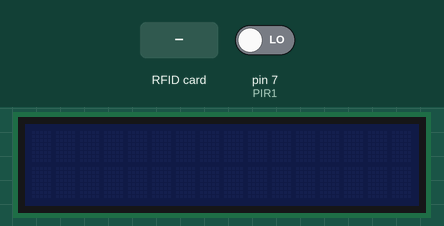
Recording of a sketch running on a simulated Arduino Uno, built with avr-gcc and run on an emulated ATmega328P. On the bench: 16×2 character LCD. The test bench sets the inputs (shaded band); at power-on: pin 7 (PIR1) LOW. What the sketch prints to the serial monitor is not drawn.

Above: at 6.3 s.
6.4 s: RFID card 43 69 B5 63 held to the reader
At 8.2 s:
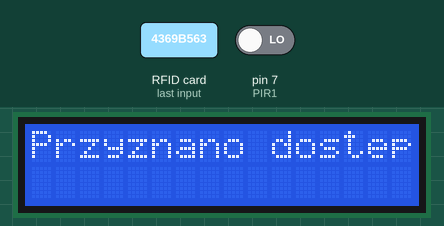
At 9.2 s:
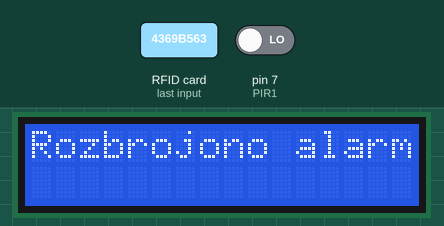
9.4 s: RFID card 4D B6 2C 83 held to the reader
At 18.2 s:
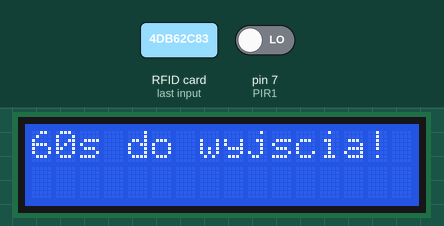
Timing chart, 0 to 19.7 s (numbered marks = the images above; inputs shaded):
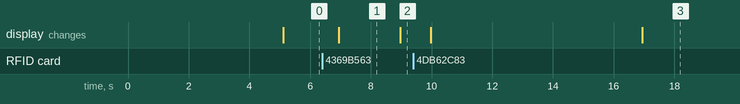

The sketch:

Alarm_RFID.ino
```cpp
#include <SPI.h>
#include <MFRC522.h>
#include <SoftwareSerial.h>
#include <Wire.h>
#include <LiquidCrystal_I2C.h>


#define PIR1  7     //pin out sr04
#define gsmTx 2     //gsm TX pin
#define gsmRx 3     //gsm RX pin
#define SS_PIN 10  //RFID SlaveSelect pin
#define RST_PIN 9   //RFID reset pin
#define LCD_ADRESS 0x27 //Adres konwertera lcd i2c
MFRC522 rfid(SS_PIN, RST_PIN);   //inicjalizacja RFID


boolean alarm_uzbrojony = true;
boolean pierwsze_wyzwolenie = true;
boolean wywolano_alarm = true;
boolean flaga_alarmu = false;
boolean flaga_przelaczenia = false;
int timer_rozbrojenia, timer_alarmu;
int timer_wyjscia;
int timer_przelaczenia;
//////////////////////////////////////////////GSM//////////////////////////////////
char odczyt[200];
SoftwareSerial gsm(gsmTx, gsmRx);
String telefon = "";
String telefon2 = "";
int flaga_sms = 0;

//////////////////////////////////////LCD/////////////////////////////////////

LiquidCrystal_I2C lcd(LCD_ADRESS, 2,  1,  0,  4,  5,  6,  7,  3, POSITIVE);
String nowy_kod_ekran;
String pin_ekran;
String kod_ekran;

//////////////////////////////////RFID//////////////////////////////////
String klucz1 ="";
String klucz2 = "";
String klucz3 = "";
boolean dostep = false;


void setup() {
 delay(5000); //czas na zalogowanie gsm
  pinyPIR();

  lcd.begin(16, 2);
  lcd.noBacklight();
//  gsm.begin(9600);
//  delay(200);
//  gsmCommand("AT+CMGF=1");
//  delay(100);
//  gsmCommand("AT+CSCS=\"GSM\"");
//  delay(100);
//  gsmSMS(telefon, "Inicjalizacja alarmu");
//  delay(5000);
//  gsmSMS(telefon2, "Inicjalizacja alarmu");
  Serial.begin(9600);

  SPI.begin();
  rfid.PCD_Init();


}

void loop() {

while(alarm_uzbrojony){

//  odczytanie();
//
//Serial.println(odczyt);
//  if (strstr(odczyt, "+CMTI: \"SM\",1") && flaga_sms == 0) {
//    gsm.println("AT+CMGR=1");
//    flaga_sms = 1;
//  }
//  else if (strstr(odczyt, "+CMTI: \"SM\"") && flaga_sms == 0){
//     gsm.println("AT+CMGDA=\"DEL ALL\"");
//  }
//
//
//  if ((strstr(odczyt, "600013973") || strstr(odczyt, "504117487")) && strstr(odczyt, "Off") && flaga_sms == 1) {
//    dostep = true;
//    delay(100);
//    flaga_sms = 2;
//  }
//
//
//  if (  ((!strstr(odczyt, "600013973") || !strstr(odczyt, "504117487"))  || ((strstr(odczyt, "600013973") || !strstr(odczyt, "504117487")) && !strstr(odczyt, "Off"))) && (!strstr(odczyt, "AT+CMGR=1")) && (!strstr(odczyt, "+CMTI: \"SM\",1"))  && flaga_sms == 1) {
//    gsm.println("AT+CMGDA=\"DEL ALL\"");
//    flaga_sms = 0;
//   // delay(10);
//  }
//
//  if (flaga_sms == 2) {
//    gsm.println("AT+CMGDA=\"DEL ALL\"");
//    gsm.flush();
//    flaga_sms = 0;
//    delay(100);
//    gsmSMS(telefon, "Alarm rozbrojony zdalnie");
//    delay(5000);
//    gsmSMS(telefon2, "Alarm rozbrojony zdalnie");
//  }
//
//
//


  if(dostep){
    alarm_uzbrojony = false;
    pierwsze_wyzwolenie = true;
    wywolano_alarm = true;
    flaga_alarmu = false;
    timer_przelaczenia = millis();
    lcd.backlight();
    lcd.clear();
    dostep = false;
    lcd.print("Przyznano dostep");
    delay(2000);
    lcd.clear();
    lcd.print("Rozbrojono alarm!");
    delay(1000);
    lcd.noBacklight();
    }


  if(alarm_uzbrojony && odczytPIR(PIR1)){
  while(pierwsze_wyzwolenie){
      timer_rozbrojenia = millis();
        pierwsze_wyzwolenie = false;
        flaga_alarmu = true;
        lcd.backlight();
        Serial.println("Wykryto ruch!");
  }
}

    timer_alarmu = (10 - ((millis() - timer_rozbrojenia) / 1000));
    if (timer_alarmu > 500) timer_alarmu = 0;


    if (timer_alarmu == 0 && flaga_alarmu) {
      while (wywolano_alarm) {
//        gsmSMS (telefon, "Wywolano alarm!!");
//        delay(5000);
//        gsmSMS (telefon2, "Wywolano alarm!!");
        wywolano_alarm = false;
        lcd.print("Wywolano alarm!");
        //digitalWrite(BRZECZYk,HIGH)
      }
    }


  if(!rfid.PICC_IsNewCardPresent()){
    break;
  }
  if(!rfid.PICC_ReadCardSerial()){
    break;
  }
    dostep = sprawdzRFID();


}


if(10-((millis()-timer_przelaczenia)/1000) == 0){
  flaga_przelaczenia = true;
}


while(!alarm_uzbrojony && flaga_przelaczenia){

//    odczytanie();
//  if (strstr(odczyt, "+CMTI: \"SM\",1") && flaga_sms == 0) {
//    gsm.println("AT+CMGR=1");
//    flaga_sms = 1;
//
//  }
//  else if (strstr(odczyt, "+CMTI: \"SM\"") && flaga_sms == 0){
//     gsm.println("AT+CMGDA=\"DEL ALL\"");
//
//  }
//
//
//  if ((strstr(odczyt, "600013973") || strstr(odczyt, "504117487")) && strstr(odczyt, "On") && flaga_sms == 1) {
//
//      dostep = true;
//      delay(100);
//      flaga_sms = 2;
//  }
//
//  delay(5);
//  if (  ((!strstr(odczyt, "600013973") || !strstr(odczyt, "504117487"))  || ((strstr(odczyt, "600013973`") || !strstr(odczyt, "504117487")) && !strstr(odczyt, "On"))) && (!strstr(odczyt, "AT+CMGR=1")) && (!strstr(odczyt, "+CMTI: \"SM\",1"))  && flaga_sms == 1) {
//     gsm.println("AT+CMGDA=\"DEL ALL\"");
//    flaga_sms = 0;
//
//  }
//
//  if (flaga_sms == 2) {
//    gsm.println("AT+CMGDA=\"DEL ALL\"");
//    gsm.flush();
//    flaga_sms = 0;
//    delay(100);
//    gsmSMS(telefon, "Alarm uzbrojony zdalnie");
//    delay(5000);
//    gsmSMS(telefon2, "Alarm uzbrojony zdalnie");
//
//  }

Serial.println(dostep);
  if(dostep){
    lcd.clear();
    dostep = false;
    lcd.backlight();
    lcd.print("60s do wyjscia!");
    timer_wyjscia = millis();
  }

  if( 10 -((millis() - timer_wyjscia)/1000) == 0){
    alarm_uzbrojony = true;
    flaga_przelaczenia = false;
    lcd.clear();
    lcd.noBacklight();

  }


    if(!rfid.PICC_IsNewCardPresent()){
    break;
  }
  if(!rfid.PICC_ReadCardSerial()){
    break;
  }
  dostep = sprawdzRFID();
}


}
```

Czujki.ino
```cpp
void pinyPIR(){
  pinMode(PIR1, INPUT);
}


boolean odczytPIR(int PIR_pin){

if(digitalRead(PIR_pin)){
  return true;
  }
  else
    return false;
}
```

GSM.ino
```cpp
void gsmCommand (String cmd)
{
  gsm.print(cmd);
  gsm.print((char)13);
}

void gsmSMS (String phone, String msg)
{
  gsm.flush();
  delay(100);
  gsmCommand("AT+CMGS=\"" + phone + "\"");
  delay(100);
  gsm.print(msg);
  delay(100);
  gsm.print((char)26);
}


void odczytanie()
{
memset(odczyt, 0, sizeof(odczyt));
//  if (gsm.available()) {
//    memset(odczyt, 0, sizeof(odczyt));
//      for(int i=0;i<100;i++){
//        if(gsm.available()){
//      odczyt[i] = gsm.read();
//      delay(5);
//    }
//
//    }
    int i = 0;
    while (gsm.available()) {
      odczyt[i] = gsm.read();
      i++;
     delay(4);
    }

  }
```

RFID.ino
```cpp
boolean sprawdzRFID(){


  String klucz1 ="43 69 b5 63";
  String klucz2 ="4d b6 2c 83";
  String klucz3 ="51 1d 01 89";
  String klucz4 ="d3 e6 be 1c";
  byte litera;
  String klucz;


  for(byte i=0; i<rfid.uid.size; i++){
    klucz.concat(String(rfid.uid.uidByte[i] < 0x10 ? " 0" : " "));
    klucz.concat(String(rfid.uid.uidByte[i], HEX));
  }
  delay(500);
  Serial.println(klucz);
  if(klucz.substring(1) == klucz1 || klucz.substring(1) == klucz2 || klucz.substring(1) == klucz3 || klucz.substring(1) == klucz3){
    return true;
    Serial.println("Prawidlowy klucz");
  }else{
    return false;

    Serial.println("Nie prawidlowy klucz");
  }
}
```

Measured:
- after the input at 6.4 s, the display: changes after 0.54 s (image 1)
- after the input at 9.4 s, the display: first differs from a run without the input after 7.5 s (image 3)
- what the display in image 1 shows lasts 2.1 s, from 6.9 s to 9.0 s
